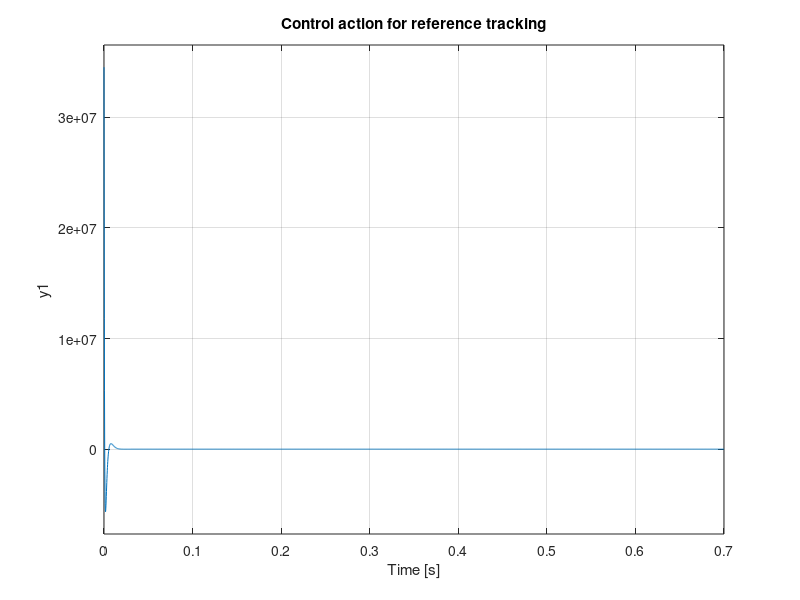
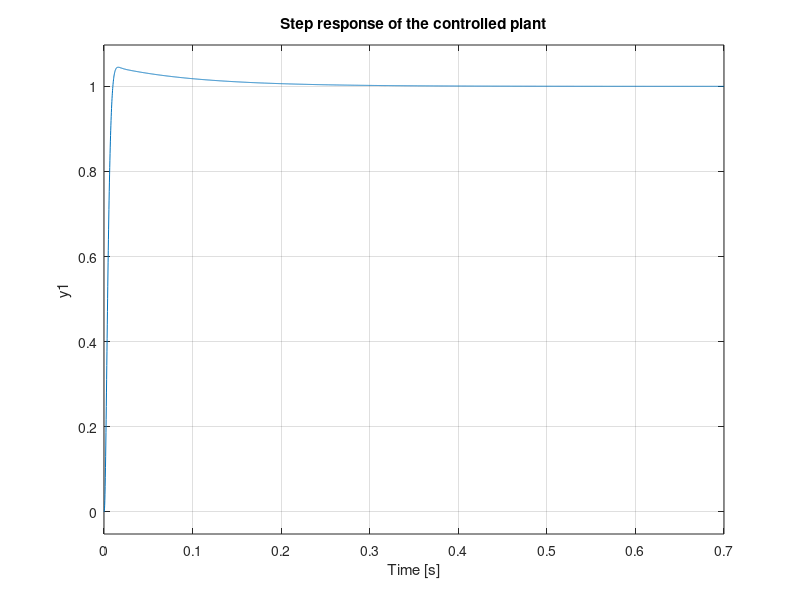
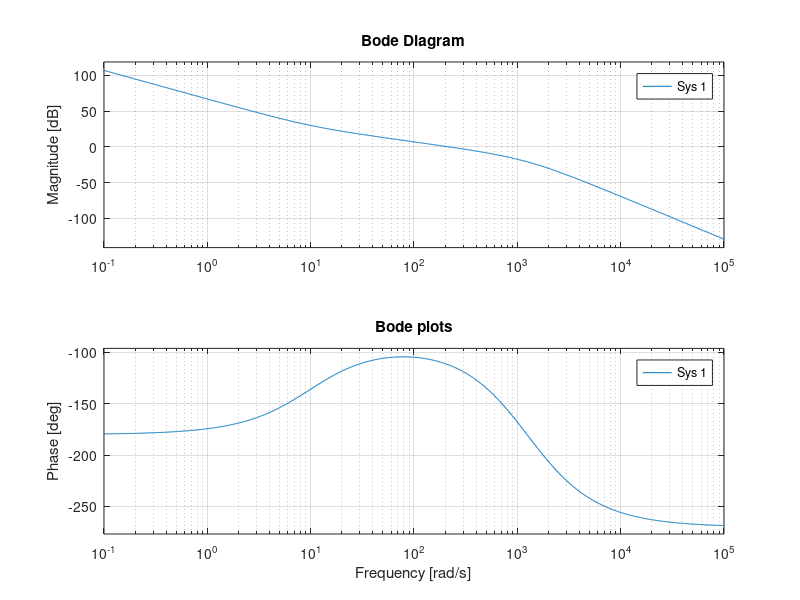
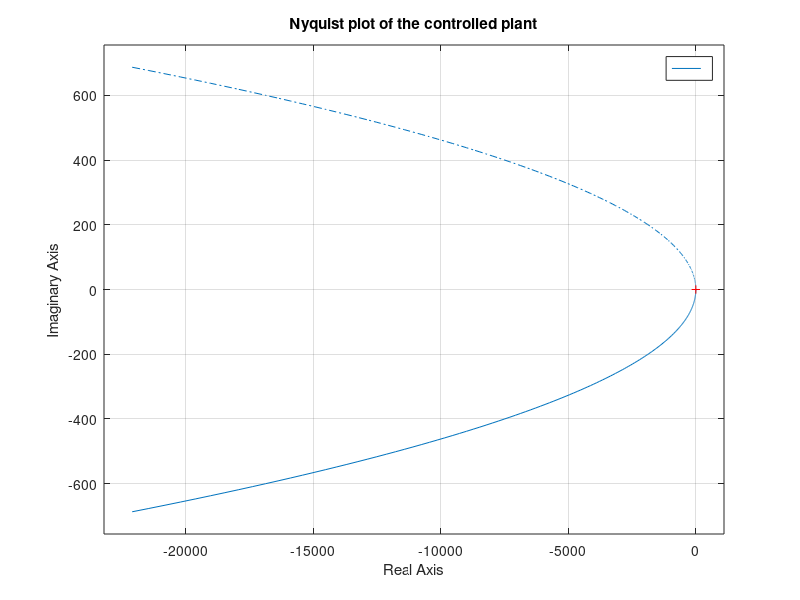

Source code (MATLAB) for these figures, in order:

close all;
clear;
set(0,'defaultfigurecolor',[1 1 1])

sys = tf(1,[0.1, 1, 0, 0]); % G(s)
controller = 2209*(tf([0.1, 1],[0.0008 1]))^2; % PDD
D_sys = feedback(controller*sys,1); % closed loop
u = controller/(1+controller*sys); % control action tf
figure
step(u);
title('Control action for reference tracking');
figure;
step(D_sys);
%xlim([0 0.5])
title('Step response of the controlled plant');
figure;
% bode(sys);
% hold on;
bode(controller*sys);
title('Bode plots');
%legend('Plant','Controlled plant');
figure;
nyquist(controller*sys)
title('Nyquist plot of the controlled plant');
[Gm, Pm, Wgm, Wpm] = margin(controller*sys);
figure;
bode(sys);
title('Bode plots of the plant')
% export_fig bode_plant.pdf